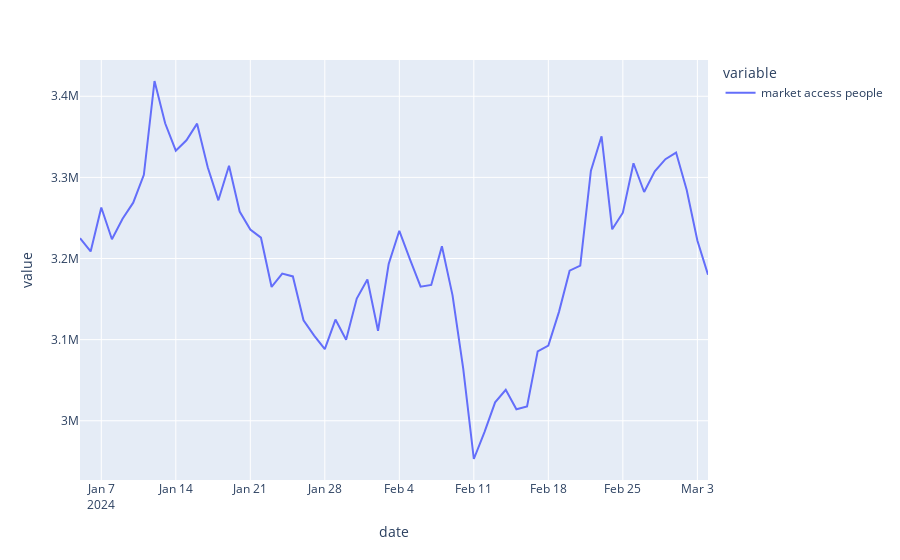

Write notebook code for a chart like this one.
### Markdown cell above
We can see that for the whole country there is just over a little of a third of the population that have poor/borderline fcs

### Code cell
df_country = df[df['adminone'] == 'country']
fig3 = px.line(df_country, x="date", y=["market access people"])
fig3.show()
